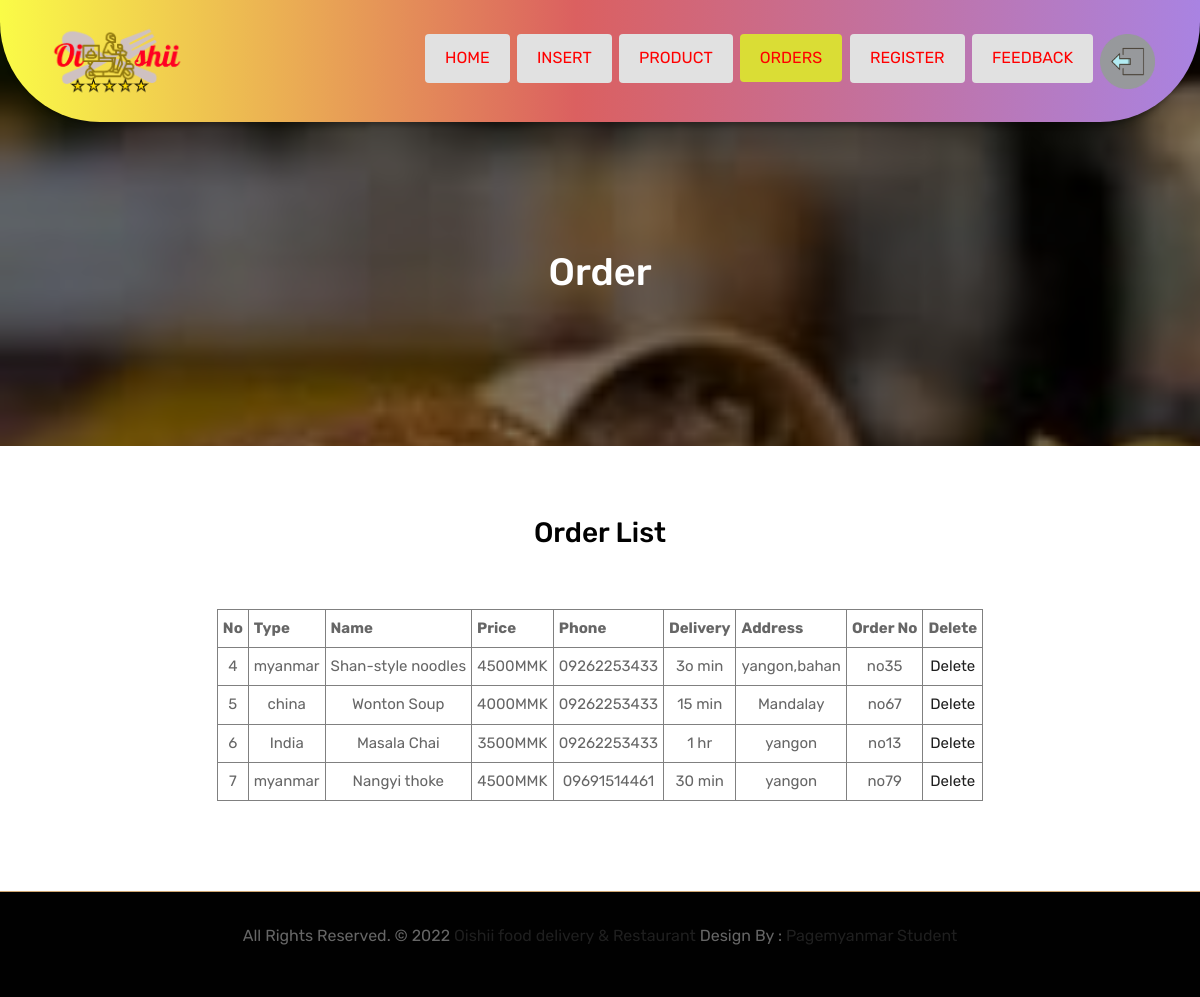
The app's page /admin/order.php with its own data.
### tables this page shows
CREATE TABLE IF NOT EXISTS `buy` (
  `f_no` int(100) NOT NULL AUTO_INCREMENT,
  `type` varchar(20) NOT NULL,
  `name` varchar(30) NOT NULL,
  `price` varchar(20) NOT NULL,
  `phone` varchar(20) NOT NULL,
  `delivery` varchar(20) NOT NULL,
  `address` varchar(200) NOT NULL,
  `Order_no` varchar(100) NOT NULL,
  PRIMARY KEY (`f_no`)
);

### admin/order.php (the view, shortened to what this page needs)
<!DOCTYPE html>
<html lang="en">
<head>
    <link rel="stylesheet" href="css/bootstrap.min.css">
    <link rel="stylesheet" href="css/style.css">
    <link rel="stylesheet" href="css/responsive.css">
    <link rel="stylesheet" href="css/custom.css">
</head>
<body>
	<header class="top-navbar">
		<nav class="navbar navbar-expand-lg navbar-light bg-ry">
			<div class="container">
				<a class="navbar-brand" href="home.php">
					<img class="logo-size hvr-grow-rotate " src="images/logo.png" alt="" />
				</a>
				<div class="collapse navbar-collapse" id="navbars-rs-food">
					<ul class="navbar-nav ml-auto">
						<li class="nav-item "><a class="nav-link" href="home.php">Home</a></li>&nbsp;&nbsp;
						<li class="nav-item"><a class="nav-link" href="insert.php">Insert</a></li>&nbsp;&nbsp;
						<li class="nav-item"><a class="nav-link" href="product.php">Product</a></li>&nbsp;&nbsp;
						<li class="nav-item"><a class="active" href="order.php">Orders</a></li>&nbsp;&nbsp;
						<li class="nav-item"><a class="nav-link" href="register.php">Register</a></li>&nbsp;&nbsp;
						<li class="nav-item"><a class="nav-link" href="feedback.php">Feedback</a></li>&nbsp;&nbsp;
						<li class="nav-item hvr-pulse-shrink "><a  href="index.php"><img class="register" src="images/register.png"></a></li>
					</ul>
				</div>
			</div>
		</nav>
	</header>
	<div class="all-page-title page-breadcrumb">
		<div class="container text-center">
			<div class="row">
				<div class="col-lg-12">
					<h1>Order</h1>
				</div>
			</div>
		</div>
	</div>
	<div class="gallery-box">
		<div class="container">
			<div class="row">
				<div class="col-lg-12">
					<div class="heading-title text-center">
						<h2>Order List</h2>
					</div>
				</div>
			</div>
			<center>
			 <?php
				include("connection.php");
				$view = "SELECT * FROM Buy";
				$result = mysqli_query($con, $view);
				echo "<table border='1' cellspacing='0' cellpadding='5px'>";
				echo "<tr>
						  <th>No</th>
						  <th>Type</th>
					  	  <th>Name</th>
					  	  <th>Price</th>
					  	  <th>Phone</th>
					  	  <th>Delivery</th>
						  <th>Address</th>
					  	  <th>Order No</th>
						  <th>Delete</th>
					  </tr>
					 ";
				while(list($p_id, $p_brands, $p_model, $p_price, $p_modele, $p_pricee, $p_p, $p_m) = mysqli_fetch_array($result))
				{
					echo "<tr align='center'>";
					echo "<td>". $p_id ."</td>";
					echo "<td>". $p_brands ."</td>";
					echo "<td>". $p_model ."</td>";
					echo "<td>". $p_price ."</td>";
					echo "<td>". $p_modele ."</td>";
					echo "<td>". $p_pricee ."</td>";
					echo "<td>". $p_p ."</td>";
					echo "<td>". $p_m ."</td>";
					echo "<td>"."<a href='delete2.php?pro_id=$p_id'>Delete</a>"."</td>";
				    echo "</tr>";
				}
				echo "</table>";
		  ?>
		  </center>
		</div>
	</div>
	<footer>
		<div class="copyright">
			<div class="container">
				<div class="row">
					<div class="col-lg-12">
						<p class="company-name">All Rights Reserved. &copy; 2022 <a href="register.html">Oishii food delivery & Restaurant</a> Design By :
					<a href="https://pagemyanmar.com">Pagemyanmar Student</a></p>
					</div>
				</div>
			</div>
		</div>
	</footer>
</body>
</html>

### records on screen
buy: f_no "4", type "myanmar", name "Shan-style noodles", price "4500MMK", phone "09262253433", delivery "3o min", address "yangon,bahan", Order_no "no35"
buy: f_no "5", type "china", name "Wonton Soup", price "4000MMK", phone "09262253433", delivery "15 min", address "Mandalay", Order_no "no67"
buy: f_no "6", type "India", name "Masala Chai", price "3500MMK", phone "09262253433", delivery "1 hr", address "yangon", Order_no "no13"
buy: f_no "7", type "myanmar", name "Nangyi thoke", price "4500MMK", phone "09691514461", delivery "30 min", address "yangon", Order_no "no79"
